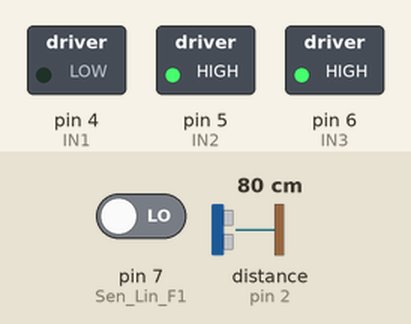
Recording of a sketch running on a simulated Arduino Uno, built with avr-gcc and run on an emulated ATmega328P. Parts: switched loads named in the sketch (green lamp = pin HIGH). Inputs (shaded band) come from the test bench; at power-on: pin 7 (Sen_Lin_F1) LOW, distance to the obstacle (sensor on pin 2) 80 cm.

Above: at 1.2 s.
1.3 s: pin 7 (Sen_Lin_F1) driven HIGH
At 2.5 s:
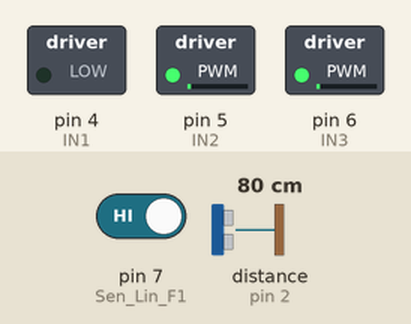
2.8 s: distance to the obstacle (sensor on pin 2) set to 87 cm
4.3 s: distance to the obstacle (sensor on pin 2) set to 93 cm
At 5.5 s:
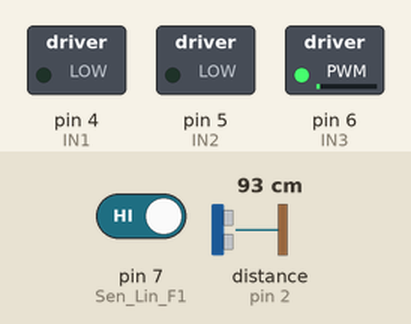
5.8 s: pin 7 (Sen_Lin_F1) driven LOW
At 6.9 s:
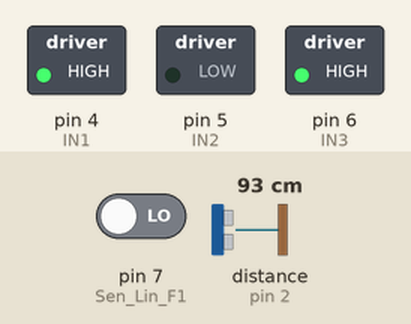
7.3 s: distance to the obstacle (sensor on pin 2) set to 2 cm
At 8.0 s:
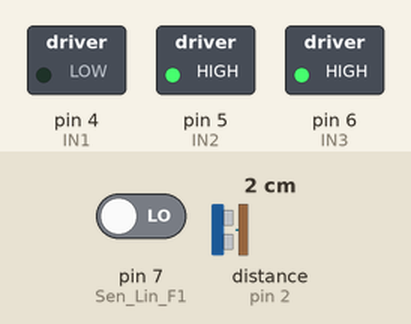
8.8 s: distance to the obstacle (sensor on pin 2) set to 120 cm
At 9.3 s:
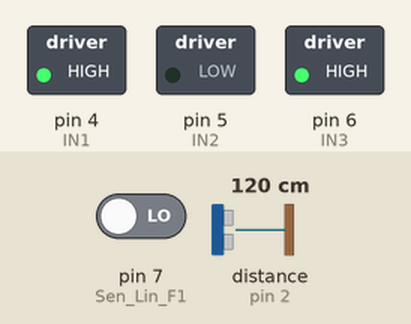
Timing chart, 0 to 11.3 s (numbered marks = the images above; inputs shaded):
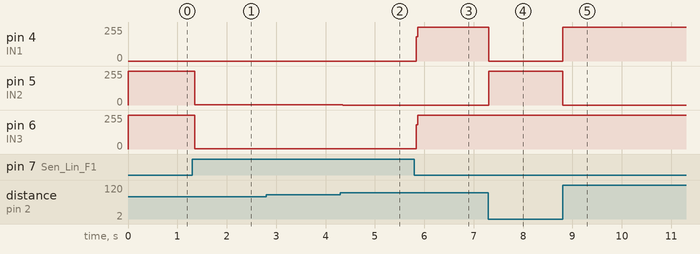

The sketch:

codigo_refeito.ino
```cpp
// Declaração ultrassom
#include <Ultrasonic.h>
Ultrasonic ultrassom_frente(1,2);
// Declaração sensor de linha
#define Sen_Lin_F1 7
// Declaração motor
int IN1 = 4;//Direita
int IN2 = 5;
int IN3 = 6;//Esquerda
int IN4 = 7;


long distancia;
bool inimigo;

void setup()
{
  // setup do motor
  pinMode(IN1, OUTPUT);//Direita
  pinMode(IN2, OUTPUT);
  pinMode(IN3, OUTPUT);//Esquerda
  pinMode(IN4, OUTPUT);
  // sensor linha
  pinMode(Sen_Lin_F1, INPUT);
}

void loop()
{
  // ULTRASSOM -------------------------------------
// Guarda as distâncias, em centímetros.
  distancia= ultrassom_frente.Ranging(CM);

  // Decide se o robô anda para a frente ou vira para direita.
  if ( distancia <=90 ) // se o inimigo estiver à frente move ( for detectado pelo sensor).
  {
    digitalWrite(IN3,HIGH);//esquerda horario
    digitalWrite(IN4,LOW);
    digitalWrite(IN1,LOW); // direita horario
    digitalWrite(IN2,HIGH);
  }else // se o inimigo não for encontrado gira para direita
  {
    digitalWrite(IN3,HIGH); //esquerda horario
    digitalWrite(IN4,LOW);
    digitalWrite(IN1,HIGH);//direita anti-horario
    digitalWrite(IN2,LOW);
  }

  // SENSOR DE LINHA---------------------------------------------
  bool F1 = digitalRead(Sen_Lin_F1);

  if(F1){ //Se linha for achada para
    // Testa se com LOW funciona, se nao troca por HIGH
    digitalWrite(IN3,LOW); // Para esquerda
    digitalWrite(IN4,LOW);
    digitalWrite(IN1,LOW);// Para direita
    digitalWrite(IN2,LOW);
  }
}
```

Measured:
- after the input at 1.3 s, pin 5 (IN2), pin 6 (IN3): 255/255 → 1/255 after 0.05 s
- after the input at 2.8 s, every drawn part: stays the same
- after the input at 4.3 s, pin 5 (IN2): 1/255 → 0/255 after 0.05 s
- after the input at 5.8 s, pin 4 (IN1): 0/255 → 255/255 at once; pin 6 (IN3): 1/255 → 255/255 at once
- after the input at 7.3 s, pin 4 (IN1): 255/255 → 0/255 at once; pin 5 (IN2): 0/255 → 255/255 at once
- after the input at 8.8 s, pin 4 (IN1): 0/255 → 255/255 at once; pin 5 (IN2): 255/255 → 0/255 at once
